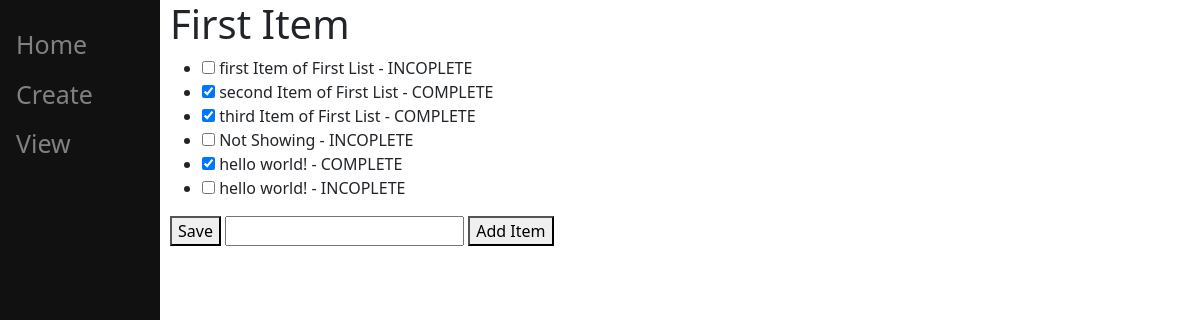
Page /2/ on the committed database.
### main/models.py (models this page shows, shortened)
class Item(models.Model):
	todolist = models.ForeignKey(ToDoList , on_delete=models.CASCADE)
	text = models.CharField(max_length=300)
	complete = models.BooleanField()

### main/views.py (the view, shortened to what this page needs)
# urls.py: path("<int:id>/" , views.index, name="index"),
def index(response , id):
	t = ToDoList
	ls = t.objects.get(id=id)
	return HttpResponse(render(response , "main/list.html",{"ls":ls}))

### main/templates/main/list.html (shortened to what this page needs)
{% extends "main/base.html" %}
{% block content %}
	<h1>{{ls.name}}</h1>
	<form method="POST" action="#">
		<ul>
			{% for i in ls.item_set.all %}
				{% if i.complete == True %}
					<li> <input type="checkbox" value="checked" name="c{{i.id}}" checked> {{i.text}} - COMPLETE</li>
					{% else %}
						<li> <input type="checkbox" value="checked" name="c{{i.id}}"> {{i.text}} - INCOPLETE </li>
				{% endif%}
			{% endfor%}
		</ul>
		<button type="submit" name="save" value="save">Save</button>
		<input type="text" name="newItemField">
		<button type="submit" name="newItem" value="newItem">Add Item</button>
	</form>
{% endblock%}

### rows in the picture
Item: text "first Item of First List"
Item: text "second Item of First List"
Item: text "third Item of First List"
Item: text "Not Showing"
Item: text "hello world!"
Item: text "hello world!"
